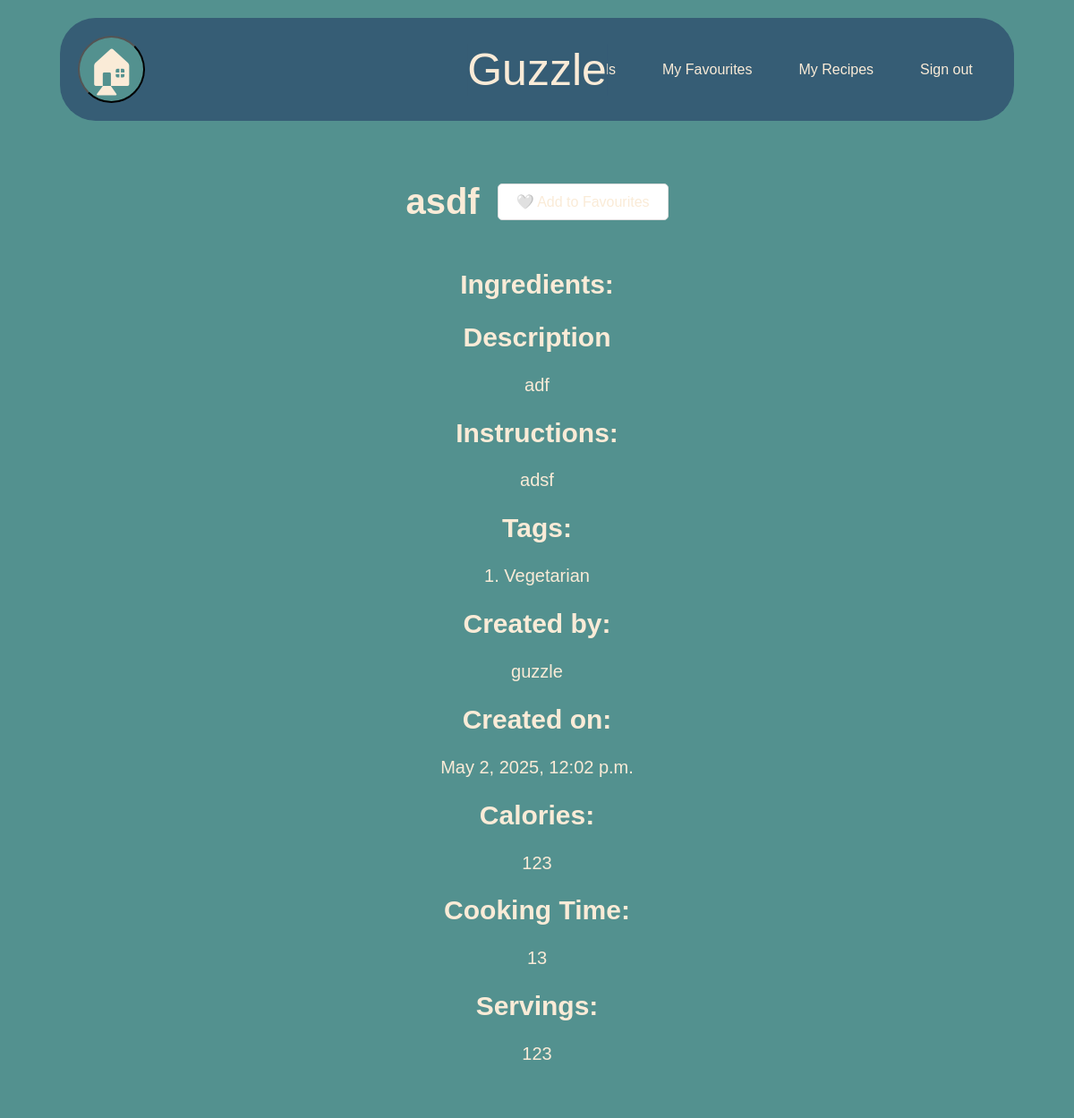
Screenshot of /recipe/23/view/ (signed in) with the database file from the repository.
### Recipe/models.py (models this page shows)
class Recipe(models.Model):
   author = models.ForeignKey(User, on_delete=models.CASCADE)
   title = models.CharField(max_length=200)
   description = models.TextField()
   instructions = models.TextField()
   duration = models.IntegerField()
   servings = models.IntegerField()
   calories = models.IntegerField()
   createdAt = models.DateTimeField(auto_now_add=True)
   favourites = models.ManyToManyField(User, through='Favourite', related_name='favourite_recipes')
   def favourite_count(self):
       return self.favourites.count()

class RecipeTag(models.Model):
   recipe = models.ForeignKey(Recipe, on_delete=models.CASCADE)
   tag = models.ForeignKey(Tag, on_delete=models.CASCADE)

class Tag(models.Model):
   name = models.CharField(max_length=20)

### Recipe/views.py (the view)
# urls.py: path('recipe/<int:id>/view/', recipeViews.viewRecipe, name='viewRecipe'),
def viewRecipe(request, id):
    recipe = recipeApplication.getRecipe(id)
    recipeTags = recipeApplication.getRecipeTags(recipe)
    recipeIngredients = recipeApplication.getRecipeIngredients(recipe)
    is_favourited = recipe.favourites.filter(id=request.user.id).exists() if request.user.is_authenticated else False
    if request.method == 'POST':
        pass
    context = {
        'recipe': recipe,
        'recipeTagsEnum': enumerate(recipeTags),
        'recipeIngredientsEnum': enumerate(recipeIngredients),
        'is_favourited': is_favourited,
        'favourite_count': recipe.favourite_count()
    }
    for tag in recipeTags:
        print(tag.tag.name)
    print(context)
    return render(request, 'viewRecipePage.html', context)

### Recipe/application.py (called while the page is built)
    def getRecipe(self, recipeID: int):
        try:
            print("Getting recipe")
            recipe = Recipe.objects.get(id=recipeID)
            return recipe
        except Exception as e:
            print("Error getting recipe:", e)
            return None

    def getRecipeIngredients(self, recipe) -> list:
        try:
            print("Getting recipe ingredients")
            recipeIngredients = RecipeIngredient.objects.filter(recipe=recipe)
            return recipeIngredients
        except Exception as e:
            print("Error getting recipe ingredients:", e)
            return None

    def getRecipeTags(self, recipe) -> list:
        try:
            print("Getting recipe tags")
            recipeTags = RecipeTag.objects.filter(recipe=recipe)
            return recipeTags
        except Exception as e:
            print("Error getting recipe tags:", e)
            return None

### Recipe/templates/viewRecipePage.html (shortened to what this page needs)
{% load static %}
<!DOCTYPE html>
<html>
<head>
   <link rel="stylesheet" href="{% static 'css/global.css' %}">
   <link rel="stylesheet" href="{% static 'css/createRecipePage.css' %}">
   <link rel="stylesheet" href="{% static 'css/favourites.css' %}">
</head>
<body>
<div id="header">
   <div id="post-container">
       <a href="{% url 'home' %}" id="post-button-wrapper">
           <button id="post-button">
               🏠︎
           </button>
       </a>
   </div>
   <div id="title-container">
       <a href="{% url 'home' %}" id="main-title">Guzzle</a>
   </div>
   <div id="account-container">
       {% if user.is_authenticated %}
       <a href="{% url 'myFriends' %}">My Friends</a>
       <a href="{% url 'my_favourites' %}">My Favourites</a>
       <a href="{% url 'myRecipes' %}">My Recipes</a>
       <a href="{% url 'signout' %}">Sign out</a>
       {% else %}
       <a href="{% url 'signup' %}">Sign up</a>
       <a href="{% url 'login' %}">Log in</a>
       {% endif %}
   </div>
</div>
{% if user.is_authenticated %}
<div id="content">
   <div class="recipe-header">
       <h1 class="recipe-title">{{ recipe.title }}</h1>
       <div class="favourite-container">
           <button id="favourite-button-{{ recipe.id }}"
                   onclick="toggleFavourite({{ recipe.id }})"
                   class="favourite-button {% if is_favourited %}favourited{% endif %}">
               {% if is_favourited %}
               ❤️ Favourited
               {% else %}
               🤍 Add to Favourites
               {% endif %}
           </button>
       </div>
   </div>
   <div id="recipe-details">
       <h2>Ingredients:</h2>
       <h2>Description</h2>
       <p>{{ recipe.description }}</p>
       <h2>Instructions:</h2>
       <p>{{ recipe.instructions }}</p>
       <h2>Tags:</h2>
       {% for count, tag in recipeTagsEnum %}
       <p>{{count|add:1}}. {{tag.tag.name}}</p>
       {% endfor %}
       <h2>Created by:</h2>
       <p>{{ recipe.author.username }}</p>
       <h2>Created on:</h2>
       <p>{{ recipe.createdAt }}</p>
       <h2>Calories:</h2>
       <p>{{ recipe.calories }}</p>
       <h2>Cooking Time:</h2>
       <p>{{ recipe.duration }}</p>
       <h2>Servings:</h2>
       <p>{{ recipe.servings }}</p>
   </div>
</div>
{% else %}
<div id="content">
   <h1>Please log in to view recipes.</h1>
</div>
{% endif %}
</body>
</html>

### static/css/global.css (style rules this page uses)
:root { --pageBackgroundColour: rgb(83, 145, 143); --headerBackgroundColour: rgb(54, 93, 117); }
* { font-family: 'Trebuchet MS', 'Lucida Sans Unicode', 'Lucida Grande', 'Lucida Sans', Arial, sans-serif; background-color: var(--pageBackgroundColour); color: antiquewhite; }
#header { width: 90%; max-width: 1200px; margin: 20px auto; display: flex; justify-content: space-between; align-items: center; padding: 20px; border-radius: 40px; background-color: var(--headerBackgroundColour); position: relative; box-sizing: border-box; }
#post-container { flex: 0 0 auto; background-color: var(--headerBackgroundColour); width: 100px; }
#post-button-wrapper { background-color: var(--headerBackgroundColour); }
#post-button { background-color: var(--pageBackgroundColour); border-radius: 100px; font-size: 50px; width: 75px; height: 75px; }
#title-container { position: absolute; left: 50%; transform: translateX(-50%); background-color: var(--headerBackgroundColour); z-index: 1; }
#account-container { flex: 0 0 auto; display: flex; gap: 20px; padding: 10px; background-color: var(--headerBackgroundColour); min-width: 100px; }
#account-container a { text-decoration: none; padding: 8px 16px; background-color: var(--headerBackgroundColour); }
#main-title { background-color: var(--headerBackgroundColour); font-size: 50px; text-decoration: none; white-space: nowrap; }
#content { text-align: center; max-width: 800px; width: 90%; margin: 20px auto; padding: 20px; box-sizing: border-box; }

### static/css/createRecipePage.css (style rules this page uses)
#content { font-size: 20px; }

### static/css/favourites.css (style rules this page uses)
.favourite-button { pradding: 10px 20px; border-radius: 5px; cursor: pointer; transition: all 0.3s ease; margin: 10px 0; display: flex; align-items: center; gap: 8px; font-size: 16px; border: 1px solid #ddd; background-color: white; }
.favourite-container { margin: 20px 0; display: flex; align-items: center; gap: 10px; }

### Recipe/templates/viewRecipePage.html (style rules this page uses)
.recipe-header { display: flex; justify-content: center; align-items: center; margin-bottom: 20px; gap: 20px; }
.recipe-title { margin: 0; text-align: right; }
.favourite-container { display: flex; align-items: center; }
.favourite-button { padding: 10px 20px; border-radius: 5px; cursor: pointer; transition: all 0.3s ease; display: flex; align-items: center; gap: 8px; font-size: 16px; white-space: nowrap; }

### rows the page displays
Recipe: title "asdf", description "adf", instructions "adsf", author.username "guzzle", createdAt "May 2, 2025, 12:02 p.m.", calories "123", duration "13", servings "123"
RecipeTag: count "1", tag.name "Vegetarian"
